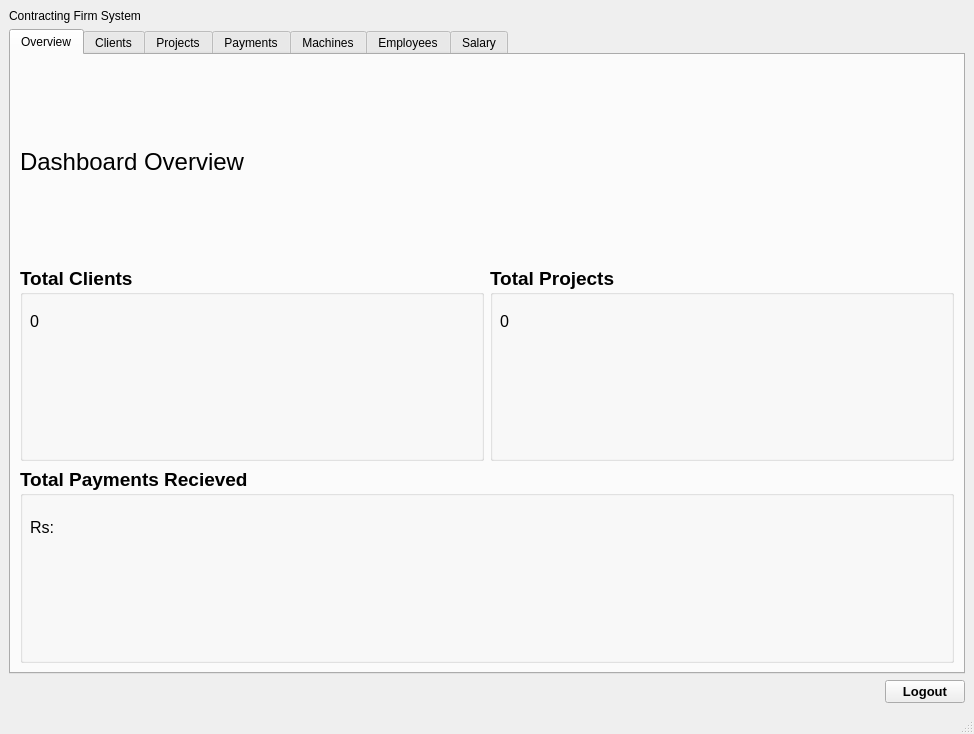
<?xml version="1.0" encoding="UTF-8"?>
<ui version="4.0">
 <class>DashboardWindow</class>
 <widget class="QMainWindow" name="DashboardWindow">
  <property name="geometry">
   <rect>
    <x>0</x>
    <y>0</y>
    <width>974</width>
    <height>734</height>
   </rect>
  </property>
  <property name="windowTitle">
   <string>MainWindow</string>
  </property>
  <property name="styleSheet">
   <string notr="true"/>
  </property>
  <widget class="QWidget" name="centralwidget">
   <property name="styleSheet">
    <string notr="true"/>
   </property>
   <layout class="QGridLayout" name="gridLayout">
    <item row="0" column="0">
     <widget class="QLabel" name="label">
      <property name="styleSheet">
       <string notr="true"/>
      </property>
      <property name="text">
       <string>Contracting Firm System</string>
      </property>
     </widget>
    </item>
    <item row="2" column="1">
     <widget class="QPushButton" name="logout_button">
      <property name="sizePolicy">
       <sizepolicy hsizetype="Fixed" vsizetype="Fixed">
        <horstretch>0</horstretch>
        <verstretch>0</verstretch>
       </sizepolicy>
      </property>
      <property name="font">
       <font>
        <pointsize>10</pointsize>
        <bold>true</bold>
       </font>
      </property>
      <property name="text">
       <string>Logout</string>
      </property>
     </widget>
    </item>
    <item row="1" column="0" colspan="2">
     <widget class="QTabWidget" name="main_tabs">
      <property name="styleSheet">
       <string notr="true"/>
      </property>
      <property name="currentIndex">
       <number>0</number>
      </property>
      <widget class="QWidget" name="Overview">
       <property name="enabled">
        <bool>true</bool>
       </property>
       <property name="font">
        <font>
         <pointsize>14</pointsize>
        </font>
       </property>
       <property name="styleSheet">
        <string notr="true"/>
       </property>
       <attribute name="title">
        <string>Overview</string>
       </attribute>
       <layout class="QGridLayout" name="gridLayout_2">
        <item row="0" column="0" colspan="2">
         <widget class="QLabel" name="label_19">
          <property name="font">
           <font>
            <pointsize>18</pointsize>
           </font>
          </property>
          <property name="text">
           <string>Dashboard Overview</string>
          </property>
         </widget>
        </item>
        <item row="1" column="0">
         <widget class="QGroupBox" name="total_clients_box">
          <property name="font">
           <font>
            <pointsize>14</pointsize>
            <bold>true</bold>
           </font>
          </property>
          <property name="title">
           <string>Total Clients</string>
          </property>
          <widget class="QLabel" name="clients_count_label">
           <property name="geometry">
            <rect>
             <x>10</x>
             <y>40</y>
             <width>91</width>
             <height>31</height>
            </rect>
           </property>
           <property name="font">
            <font>
             <pointsize>12</pointsize>
             <bold>false</bold>
            </font>
           </property>
           <property name="text">
            <string>0</string>
           </property>
          </widget>
         </widget>
        </item>
        <item row="1" column="1">
         <widget class="QGroupBox" name="total_projects_box">
          <property name="font">
           <font>
            <pointsize>14</pointsize>
            <bold>true</bold>
           </font>
          </property>
          <property name="title">
           <string>Total Projects</string>
          </property>
          <widget class="QLabel" name="projects_count_label">
           <property name="geometry">
            <rect>
             <x>10</x>
             <y>40</y>
             <width>91</width>
             <height>31</height>
            </rect>
           </property>
           <property name="font">
            <font>
             <pointsize>12</pointsize>
             <bold>false</bold>
            </font>
           </property>
           <property name="text">
            <string>0</string>
           </property>
          </widget>
         </widget>
        </item>
        <item row="2" column="0" colspan="2">
         <widget class="QGroupBox" name="payments_sum_box">
          <property name="font">
           <font>
            <pointsize>14</pointsize>
            <bold>true</bold>
           </font>
          </property>
          <property name="title">
           <string>Total Payments Recieved</string>
          </property>
          <widget class="QLabel" name="payments_sum_label">
           <property name="geometry">
            <rect>
             <x>10</x>
             <y>40</y>
             <width>271</width>
             <height>41</height>
            </rect>
           </property>
           <property name="font">
            <font>
             <pointsize>12</pointsize>
             <bold>false</bold>
            </font>
           </property>
           <property name="text">
            <string>Rs: </string>
           </property>
          </widget>
         </widget>
        </item>
       </layout>
      </widget>
      <widget class="QWidget" name="Clients">
       <property name="styleSheet">
        <string notr="true"/>
       </property>
       <attribute name="title">
        <string>Clients</string>
       </attribute>
       <layout class="QGridLayout" name="gridLayout_3">
        <item row="0" column="0">
         <widget class="QLabel" name="label_16">
          <property name="text">
           <string>Client Name:</string>
          </property>
         </widget>
        </item>
        <item row="0" column="1">
         <widget class="QLineEdit" name="client_name_input">
          <property name="sizePolicy">
           <sizepolicy hsizetype="Fixed" vsizetype="Minimum">
            <horstretch>0</horstretch>
            <verstretch>0</verstretch>
           </sizepolicy>
          </property>
         </widget>
        </item>
        <item row="1" column="0">
         <widget class="QLabel" name="label_17">
          <property name="text">
           <string>Client Contact:</string>
          </property>
         </widget>
        </item>
        <item row="1" column="1">
         <widget class="QLineEdit" name="client_contact_input">
          <property name="sizePolicy">
           <sizepolicy hsizetype="Fixed" vsizetype="Fixed">
            <horstretch>0</horstretch>
            <verstretch>0</verstretch>
           </sizepolicy>
          </property>
         </widget>
        </item>
        <item row="2" column="0">
         <widget class="QLabel" name="label_18">
          <property name="text">
           <string>Client Address:</string>
          </property>
         </widget>
        </item>
        <item row="2" column="1">
         <widget class="QLineEdit" name="client_address_input"/>
        </item>
        <item row="3" column="0">
         <widget class="QPushButton" name="add_client_button">
          <property name="text">
           <string>Add</string>
          </property>
         </widget>
        </item>
        <item row="3" column="2">
         <widget class="QPushButton" name="delete_client_button">
          <property name="text">
           <string>Delete</string>
          </property>
         </widget>
        </item>
        <item row="4" column="0" colspan="3">
         <widget class="QTableWidget" name="clients_table"/>
        </item>
       </layout>
      </widget>
      <widget class="QWidget" name="Projects">
       <property name="accessibleName">
        <string>Projects</string>
       </property>
       <property name="styleSheet">
        <string notr="true"/>
       </property>
       <attribute name="title">
        <string>Projects</string>
       </attribute>
       <layout class="QGridLayout" name="gridLayout_4">
        <item row="0" column="0">
         <widget class="QLabel" name="label_2">
          <property name="text">
           <string>Client: </string>
          </property>
         </widget>
        </item>
        <item row="0" column="5">
         <widget class="QLabel" name="label_6">
          <property name="text">
           <string>End:</string>
          </property>
         </widget>
        </item>
        <item row="0" column="3">
         <widget class="QLabel" name="label_5">
          <property name="text">
           <string>Start:</string>
          </property>
         </widget>
        </item>
        <item row="5" column="6">
         <widget class="QPushButton" name="delete_project_button">
          <property name="text">
           <string>Delete Project</string>
          </property>
         </widget>
        </item>
        <item row="0" column="6">
         <widget class="QDateEdit" name="project_end_date">
          <property name="calendarPopup">
           <bool>true</bool>
          </property>
         </widget>
        </item>
        <item row="2" column="0">
         <widget class="QLineEdit" name="project_name_input">
          <property name="sizePolicy">
           <sizepolicy hsizetype="Fixed" vsizetype="Fixed">
            <horstretch>0</horstretch>
            <verstretch>0</verstretch>
           </sizepolicy>
          </property>
         </widget>
        </item>
        <item row="6" column="0" colspan="7">
         <widget class="QTableWidget" name="projects_table">
          <property name="sortingEnabled">
           <bool>true</bool>
          </property>
          <property name="columnCount">
           <number>7</number>
          </property>
          <column/>
          <column/>
          <column/>
          <column/>
          <column/>
          <column/>
          <column/>
         </widget>
        </item>
        <item row="0" column="1" colspan="2">
         <widget class="QComboBox" name="project_client_dropdown"/>
        </item>
        <item row="5" column="0" colspan="3">
         <widget class="QPushButton" name="add_project_button">
          <property name="sizePolicy">
           <sizepolicy hsizetype="Fixed" vsizetype="Fixed">
            <horstretch>0</horstretch>
            <verstretch>0</verstretch>
           </sizepolicy>
          </property>
          <property name="text">
           <string>Add</string>
          </property>
         </widget>
        </item>
        <item row="0" column="4">
         <widget class="QDateEdit" name="project_start_date">
          <property name="calendarPopup">
           <bool>true</bool>
          </property>
         </widget>
        </item>
        <item row="3" column="0" colspan="2">
         <widget class="QLabel" name="label_4">
          <property name="text">
           <string>value:</string>
          </property>
         </widget>
        </item>
        <item row="1" column="0" colspan="2">
         <widget class="QLabel" name="label_3">
          <property name="text">
           <string>Project Name: </string>
          </property>
         </widget>
        </item>
        <item row="4" column="0">
         <widget class="QLineEdit" name="project_value_input">
          <property name="sizePolicy">
           <sizepolicy hsizetype="Fixed" vsizetype="Fixed">
            <horstretch>0</horstretch>
            <verstretch>0</verstretch>
           </sizepolicy>
          </property>
         </widget>
        </item>
       </layout>
      </widget>
      <widget class="QWidget" name="Payments">
       <property name="styleSheet">
        <string notr="true"/>
       </property>
       <attribute name="title">
        <string>Payments</string>
       </attribute>
       <layout class="QGridLayout" name="gridLayout_5">
        <item row="0" column="1">
         <widget class="QLineEdit" name="payment_amount_input">
          <property name="sizePolicy">
           <sizepolicy hsizetype="Fixed" vsizetype="Fixed">
            <horstretch>0</horstretch>
            <verstretch>0</verstretch>
           </sizepolicy>
          </property>
          <property name="text">
           <string>Value</string>
          </property>
         </widget>
        </item>
        <item row="1" column="0" colspan="3">
         <widget class="QPushButton" name="add_payment_button">
          <property name="sizePolicy">
           <sizepolicy hsizetype="Fixed" vsizetype="Fixed">
            <horstretch>0</horstretch>
            <verstretch>0</verstretch>
           </sizepolicy>
          </property>
          <property name="text">
           <string>Add</string>
          </property>
         </widget>
        </item>
        <item row="2" column="0" colspan="4">
         <widget class="QTableWidget" name="payments_table"/>
        </item>
        <item row="1" column="3">
         <widget class="QPushButton" name="delete_payment_button">
          <property name="sizePolicy">
           <sizepolicy hsizetype="Minimum" vsizetype="Fixed">
            <horstretch>0</horstretch>
            <verstretch>0</verstretch>
           </sizepolicy>
          </property>
          <property name="text">
           <string>Delete</string>
          </property>
         </widget>
        </item>
        <item row="0" column="0">
         <widget class="QComboBox" name="payment_project_dropdown">
          <property name="sizePolicy">
           <sizepolicy hsizetype="Minimum" vsizetype="Fixed">
            <horstretch>0</horstretch>
            <verstretch>0</verstretch>
           </sizepolicy>
          </property>
         </widget>
        </item>
        <item row="0" column="3">
         <widget class="QDateEdit" name="payment_date_input">
          <property name="sizePolicy">
           <sizepolicy hsizetype="Fixed" vsizetype="Fixed">
            <horstretch>0</horstretch>
            <verstretch>0</verstretch>
           </sizepolicy>
          </property>
          <property name="calendarPopup">
           <bool>true</bool>
          </property>
         </widget>
        </item>
       </layout>
      </widget>
      <widget class="QWidget" name="Machines">
       <property name="styleSheet">
        <string notr="true"/>
       </property>
       <attribute name="title">
        <string>Machines</string>
       </attribute>
       <layout class="QGridLayout" name="gridLayout_6">
        <item row="5" column="0">
         <widget class="QLabel" name="label_8">
          <property name="text">
           <string>Machine Cost:</string>
          </property>
         </widget>
        </item>
        <item row="8" column="3">
         <widget class="QPushButton" name="delete_machine_button">
          <property name="text">
           <string>Delete</string>
          </property>
         </widget>
        </item>
        <item row="9" column="0" colspan="4">
         <widget class="QTableWidget" name="machines_table"/>
        </item>
        <item row="1" column="0">
         <widget class="QLineEdit" name="machine_name_input"/>
        </item>
        <item row="1" column="2">
         <widget class="QLineEdit" name="machine_type_input"/>
        </item>
        <item row="0" column="3">
         <widget class="QLabel" name="label_10">
          <property name="text">
           <string>STATUS</string>
          </property>
         </widget>
        </item>
        <item row="2" column="0">
         <widget class="QLabel" name="label_9">
          <property name="text">
           <string>Purchase Date:</string>
          </property>
         </widget>
        </item>
        <item row="7" column="0">
         <widget class="QDoubleSpinBox" name="machine_cost_input">
          <property name="sizePolicy">
           <sizepolicy hsizetype="Maximum" vsizetype="Fixed">
            <horstretch>0</horstretch>
            <verstretch>0</verstretch>
           </sizepolicy>
          </property>
         </widget>
        </item>
        <item row="0" column="0">
         <widget class="QLabel" name="machine_name_label">
          <property name="text">
           <string>Machine Name:</string>
          </property>
         </widget>
        </item>
        <item row="0" column="2">
         <widget class="QLabel" name="label_7">
          <property name="text">
           <string>Machine Type:</string>
          </property>
         </widget>
        </item>
        <item row="8" column="0">
         <widget class="QPushButton" name="add_machine_button">
          <property name="sizePolicy">
           <sizepolicy hsizetype="Fixed" vsizetype="Fixed">
            <horstretch>0</horstretch>
            <verstretch>0</verstretch>
           </sizepolicy>
          </property>
          <property name="text">
           <string>Add</string>
          </property>
         </widget>
        </item>
        <item row="1" column="3">
         <widget class="QComboBox" name="machine_status_dropdown">
          <item>
           <property name="text">
            <string>Available</string>
           </property>
          </item>
          <item>
           <property name="text">
            <string>In Use</string>
           </property>
          </item>
          <item>
           <property name="text">
            <string>Under Repair</string>
           </property>
          </item>
          <item>
           <property name="text">
            <string>Broken</string>
           </property>
          </item>
         </widget>
        </item>
        <item row="4" column="0">
         <widget class="QDateEdit" name="machine_purchase_date">
          <property name="sizePolicy">
           <sizepolicy hsizetype="Fixed" vsizetype="Fixed">
            <horstretch>0</horstretch>
            <verstretch>0</verstretch>
           </sizepolicy>
          </property>
         </widget>
        </item>
       </layout>
      </widget>
      <widget class="QWidget" name="Employees">
       <property name="styleSheet">
        <string notr="true"/>
       </property>
       <attribute name="title">
        <string>Employees</string>
       </attribute>
       <layout class="QGridLayout" name="gridLayout_7">
        <item row="0" column="0">
         <widget class="QLabel" name="label_11">
          <property name="text">
           <string>Name:</string>
          </property>
         </widget>
        </item>
        <item row="0" column="1" colspan="2">
         <widget class="QLineEdit" name="employee_name_input"/>
        </item>
        <item row="0" column="3">
         <widget class="QLabel" name="label_12">
          <property name="text">
           <string>Phone:</string>
          </property>
         </widget>
        </item>
        <item row="0" column="4">
         <widget class="QLineEdit" name="employee_phone_input"/>
        </item>
        <item row="0" column="5">
         <widget class="QLabel" name="label_13">
          <property name="text">
           <string>CNIC:</string>
          </property>
         </widget>
        </item>
        <item row="0" column="6">
         <widget class="QLineEdit" name="employee_cnic_input"/>
        </item>
        <item row="1" column="0" colspan="2">
         <widget class="QLabel" name="label_14">
          <property name="text">
           <string>Designation:</string>
          </property>
         </widget>
        </item>
        <item row="1" column="2">
         <widget class="QComboBox" name="employee_designation_input">
          <item>
           <property name="text">
            <string>Manager</string>
           </property>
          </item>
          <item>
           <property name="text">
            <string>CEO</string>
           </property>
          </item>
          <item>
           <property name="text">
            <string>Driver</string>
           </property>
          </item>
          <item>
           <property name="text">
            <string>Accountant</string>
           </property>
          </item>
          <item>
           <property name="text">
            <string>Labour</string>
           </property>
          </item>
          <item>
           <property name="text">
            <string>Office Wroker</string>
           </property>
          </item>
         </widget>
        </item>
        <item row="1" column="3">
         <widget class="QLabel" name="label_15">
          <property name="text">
           <string>Salary:</string>
          </property>
         </widget>
        </item>
        <item row="1" column="4">
         <widget class="QLineEdit" name="employee_salary_input"/>
        </item>
        <item row="2" column="0" colspan="3">
         <widget class="QPushButton" name="add_employee_btn">
          <property name="text">
           <string>Add</string>
          </property>
         </widget>
        </item>
        <item row="2" column="4">
         <widget class="QPushButton" name="update_employee_btn">
          <property name="sizePolicy">
           <sizepolicy hsizetype="Fixed" vsizetype="Fixed">
            <horstretch>0</horstretch>
            <verstretch>0</verstretch>
           </sizepolicy>
          </property>
          <property name="text">
           <string>Update</string>
          </property>
         </widget>
        </item>
        <item row="2" column="7">
         <widget class="QPushButton" name="delete_employee_btn">
          <property name="text">
           <string>Delete</string>
          </property>
         </widget>
        </item>
        <item row="3" column="0" colspan="8">
         <widget class="QTableWidget" name="employees_table"/>
        </item>
       </layout>
      </widget>
      <widget class="QWidget" name="tab">
       <attribute name="title">
        <string>Salary</string>
       </attribute>
       <layout class="QGridLayout" name="gridLayout_8">
        <item row="0" column="0">
         <widget class="QLabel" name="label_20">
          <property name="text">
           <string>Employee List</string>
          </property>
         </widget>
        </item>
        <item row="0" column="1">
         <widget class="QLabel" name="label_21">
          <property name="text">
           <string>Salary Amount</string>
          </property>
         </widget>
        </item>
        <item row="0" column="2">
         <widget class="QLabel" name="label_22">
          <property name="text">
           <string>Salary Month</string>
          </property>
         </widget>
        </item>
        <item row="0" column="3">
         <widget class="QLabel" name="label_23">
          <property name="text">
           <string>Salary Date</string>
          </property>
         </widget>
        </item>
        <item row="0" column="4">
         <widget class="QLabel" name="label_24">
          <property name="text">
           <string>Salary Status</string>
          </property>
         </widget>
        </item>
        <item row="1" column="0">
         <widget class="QComboBox" name="salary_employee_dropdown">
          <property name="sizePolicy">
           <sizepolicy hsizetype="Expanding" vsizetype="Fixed">
            <horstretch>0</horstretch>
            <verstretch>0</verstretch>
           </sizepolicy>
          </property>
         </widget>
        </item>
        <item row="1" column="1">
         <widget class="QLineEdit" name="salary_amount_input"/>
        </item>
        <item row="1" column="2">
         <widget class="QComboBox" name="salary_month_dropdown">
          <item>
           <property name="text">
            <string>January</string>
           </property>
          </item>
          <item>
           <property name="text">
            <string>February</string>
           </property>
          </item>
          <item>
           <property name="text">
            <string>March</string>
           </property>
          </item>
          <item>
           <property name="text">
            <string>April</string>
           </property>
          </item>
          <item>
           <property name="text">
            <string>May</string>
           </property>
          </item>
          <item>
           <property name="text">
            <string>June</string>
           </property>
          </item>
          <item>
           <property name="text">
            <string>July</string>
           </property>
          </item>
          <item>
           <property name="text">
            <string>August</string>
           </property>
          </item>
          <item>
           <property name="text">
            <string>September</string>
           </property>
          </item>
          <item>
           <property name="text">
            <string>October</string>
           </property>
          </item>
          <item>
           <property name="text">
            <string>November</string>
           </property>
          </item>
          <item>
           <property name="text">
            <string>December</string>
           </property>
          </item>
         </widget>
        </item>
        <item row="1" column="3">
         <widget class="QDateEdit" name="salary_date_input"/>
        </item>
        <item row="1" column="4">
         <widget class="QComboBox" name="salary_status_dropdown"/>
        </item>
        <item row="2" column="0">
         <widget class="QPushButton" name="add_salary_button">
          <property name="sizePolicy">
           <sizepolicy hsizetype="Fixed" vsizetype="Fixed">
            <horstretch>0</horstretch>
            <verstretch>0</verstretch>
           </sizepolicy>
          </property>
          <property name="text">
           <string>Add </string>
          </property>
         </widget>
        </item>
        <item row="2" column="4">
         <widget class="QPushButton" name="delete_salary_button">
          <property name="text">
           <string>Delete</string>
          </property>
         </widget>
        </item>
        <item row="3" column="0" colspan="5">
         <widget class="QTableWidget" name="salary_table"/>
        </item>
       </layout>
      </widget>
     </widget>
    </item>
   </layout>
  </widget>
  <widget class="QMenuBar" name="menubar">
   <property name="geometry">
    <rect>
     <x>0</x>
     <y>0</y>
     <width>974</width>
     <height>18</height>
    </rect>
   </property>
  </widget>
  <widget class="QStatusBar" name="statusbar"/>
 </widget>
 <resources/>
 <connections/>
</ui>
